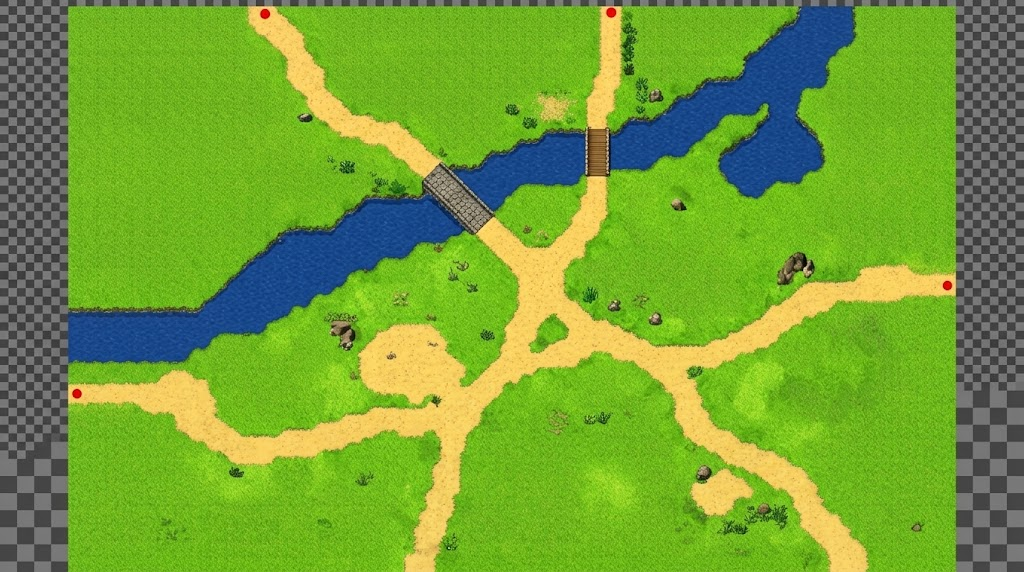
#> input picture imagens/mapa-base-cruzamento.jpg, 1024 x 572 px, found by its file name
$ python render_mapa_base.py ../imagens/mapa-base-cruzamento.jpg
#> lines starting #> are read from the running program, lines starting #| are printed output that depends on the picture; after the words box and inside, x2 and y2 are one past the last pixel; in counts of white or black regions, pixels touching at a corner belong together
### Tools/gen_fundo_cruzamento.py
"""Fundo do mapa "Cruzamento": o mapa do meio de imagens/mapas-referencia.jpg ampliado para
o tamanho do chão da cena do Campo (1 unidade = 32 px).

1. Recorta o mapa do meio (sem o xadrez em volta).
2. Tira as bolinhas vermelhas (marcam as saídas; as posições saem no terminal, em
   unidades da cena, para pôr as saídas de verdade depois).
3. Amplia suave, com um pouco de nitidez e grão fino de 2 px, e reduz a paleta.

Saída: Assets/Art/Sprites/Environment/Mapas/cruzamento_fundo.png
Uso: python Tools/gen_fundo_cruzamento.py [largura_unidades altura_unidades]
     (padrão: 74.18 x 60.91, o tamanho do chão "Chao" na cena)
"""
import os
import sys

import numpy as np
from PIL import Image, ImageFilter

SRC = "imagens/mapas-referencia.jpg"
OUT = "Assets/Art/Sprites/Environment/Mapas/cruzamento_fundo.png"
BOX = (308, 118, 674, 458)        # mapa do meio na imagem de referência
PPU = 32


def remove_red_dots(img):
    """Pontos vermelhos -> média dos vizinhos que não são vermelhos. Devolve os centros."""
    a = img.astype(float)
    r, g, b = a[:, :, 0], a[:, :, 1], a[:, :, 2]
    red = (r > 150) & (r - g > 70) & (r - b > 70)
    # Engrossa 2 px: o JPEG deixa um halo rosado em volta do ponto.
    grown = red.copy()
    for _ in range(2):
        g2 = grown.copy()
        g2[1:] |= grown[:-1]; g2[:-1] |= grown[1:]
        g2[:, 1:] |= grown[:, :-1]; g2[:, :-1] |= grown[:, 1:]
        grown = g2
    out = a.copy()
    H, W = red.shape
    ys, xs = np.where(grown)
    for y, x in zip(ys, xs):
        for rad in range(3, 12):
            y0, y1, x0, x1 = max(0, y - rad), min(H, y + rad + 1), max(0, x - rad), min(W, x + rad + 1)
            ok = ~grown[y0:y1, x0:x1]
            if ok.sum() >= 6:
                out[y, x] = np.median(a[y0:y1, x0:x1][ok], axis=0)
                break
    # Centros dos pontos (grupos de vermelho).
    centers, seen = [], np.zeros_like(red)
    for y, x in zip(*np.where(red)):
        if seen[y, x]:
            continue
        stack, pts = [(y, x)], []
        seen[y, x] = True
        while stack:
            cy, cx = stack.pop()
            pts.append((cy, cx))
            for dy, dx in ((1, 0), (-1, 0), (0, 1), (0, -1)):
                ny, nx = cy + dy, cx + dx
                if 0 <= ny < H and 0 <= nx < W and red[ny, nx] and not seen[ny, nx]:
                    seen[ny, nx] = True
                    stack.append((ny, nx))
        if len(pts) >= 4:
            centers.append(np.mean(pts, axis=0))
    return out.clip(0, 255).astype(np.uint8), centers


# [26 lines left out: function main, not called in this run]


# [2 lines that do not run on import are left out]

### Tools/render_mapa_cruzamento.py
"""Redesenha o fundo do mapa "Cruzamento" na resolução do jogo (32 px por unidade).

A referência (mapa do meio de imagens/mapas-referencia.jpg) é pequena: ampliar só borra.
Aqui ela vira só a PLANTA: cada ponto é classificado (grama, caminho, água, floresta,
penhasco) e o mapa é pintado de novo com texturas de pixel art na escala certa:
  - grama: a mesma textura do chão da cena (grama_base.png), com os tons claros/escuros
    da referência;
  - caminho: areia com pedrinhas; água: azul com ondinhas e espuma na margem;
  - penhascos: textura de pedra (dos paredões da borda), com luz em cima e sombra embaixo;
  - florestas: os sprites de árvore e arbusto do jogo, carimbados na imagem (nítidos, e
    no jogo continua sendo uma imagem só);
  - pedras soltas: o sprite de pedra; pontes: a arte da referência, ampliada.

Saída: Assets/Art/Sprites/Environment/Mapas/cruzamento_fundo.png (o menu
RaelMMO > Mapa > Colocar fundo do Cruzamento põe na cena).
Uso: python Tools/render_mapa_cruzamento.py [largura_unidades altura_unidades]
"""
import os
import sys

import numpy as np
from PIL import Image, ImageFilter

sys.path.insert(0, os.path.dirname(__file__))
from gen_fundo_cruzamento import remove_red_dots, BOX, SRC  # noqa: E402

OUT = "Assets/Art/Sprites/Environment/Mapas/cruzamento_fundo.png"
ENV = "Assets/Art/Sprites/Environment/"
PPU = 32
# Pontes na planta (coordenadas do recorte): pedra (diagonal) e madeira.
BRIDGES = [(102, 97, 142, 132), (200, 74, 215, 104)]
GRASS, SAND, WATER, FOREST, ROCK, EDGE = range(6)
rng = np.random.default_rng(2026)


# ── utilidades ──

# [9 lines left out: function shift_or, not called in this run]


def erode(m, r):
    return ~shift_or(~m, r)


def tile(tex, W, H):
    th, tw = tex.shape[:2]
    return np.tile(tex, (H // th + 1, W // tw + 1, 1))[:H, :W].astype(float)


def load(name):
    return np.array(Image.open(ENV + name).convert("RGBA"))


def up2(img):
    return np.kron(img, np.ones((2, 2, 1), np.uint8))


# [37 lines left out: functions wrap_blur, shades_texture, classify, not called in this run]


def upscale_labels(lab, W, H, wobble):
    """Rótulos ampliados com borda orgânica: cada classe vira um campo suave (desfocado e
    ampliado), com um pouco de ruído na areia e na água, e vence a maior."""
    fields = []
    noise = np.array(Image.fromarray((rng.random((H // 24 + 2, W // 24 + 2)) * 255).astype(np.uint8))
                     .resize((W, H), Image.BICUBIC)).astype(float) - 128
    for k in range(6):
        m = Image.fromarray(((lab == k) * 255).astype(np.uint8)).filter(ImageFilter.GaussianBlur(0.7))
        f = np.array(m.resize((W, H), Image.BILINEAR)).astype(float)
        if k in (SAND, WATER):
            f += noise * wobble
        fields.append(f)
    return np.argmax(np.stack(fields), 0)


# ── pintura ──

# [134 lines left out: function main, not called in this run]


# [2 lines that do not run on import are left out]

### Tools/render_mapa_base.py
"""Fundo do mapa só com a BASE: grama, trilhas de terra, rio e as duas pontes, sem morros
nem árvores (essas entram como objetos de verdade na cena, por cima).

Planta: imagens/mapa-base-cruzamento.jpg. Cada ponto é classificado (grama, trilha, água,
ponte) e o mapa é pintado de novo a 32 px por unidade, com as mesmas texturas do
render_mapa_cruzamento.py (grama da cena, areia, água com espuma na margem). Pedras e
tufos da planta são ignorados. As pontes vêm da planta, ampliadas com nitidez.

Saída: Assets/Art/Sprites/Environment/Mapas/cruzamento_fundo.png (o menu
RaelMMO > Mapa > Colocar fundo do Cruzamento põe na cena, do tamanho do chão).
Uso: python Tools/render_mapa_base.py [largura_unidades altura_unidades] [--grama-transparente]
"""
import os
import sys

import numpy as np
from PIL import Image, ImageFilter

sys.path.insert(0, os.path.dirname(__file__))
from gen_fundo_cruzamento import remove_red_dots  # noqa: E402
from render_mapa_cruzamento import (shift_or, tile, load, shades_texture, upscale_labels,  # noqa: E402
                                    GRASS, SAND, WATER, rng)

SRC = "imagens/mapa-base-cruzamento.jpg"
BOX = (68, 7, 956, 572)          # o mapa, sem o xadrez em volta
OUT = "Assets/Art/Sprites/Environment/Mapas/cruzamento_fundo.png"
PPU = 32
# Pontes na planta (coordenadas do recorte): pedra (diagonal) e madeira.
BRIDGES = [(352, 150, 430, 228), (512, 118, 545, 172)]


def classify(c):
    a = c.astype(int)
    r, g, b = a[..., 0], a[..., 1], a[..., 2]
    water = (b > r + 40) & (b > 90)
    sand = (r > 175) & (g > 140) & (r - b > 55) & (r > g)
    lab = np.full(r.shape, GRASS)
    lab[sand] = SAND
    lab[water] = WATER
    # O resto (contorno do rio, pedras, tufos, pontes): vira o que mais tem em volta.
    other = ~water & ~sand & ~((g > r + 15) & (g > b + 30))
    for _ in range(4):
        votes = [np.zeros(lab.shape) for _ in range(3)]
        for dy in (-2, -1, 0, 1, 2):
            for dx in (-2, -1, 0, 1, 2):
                sh = np.roll(np.roll(lab, dy, 0), dx, 1)
                ok = ~np.roll(np.roll(other, dy, 0), dx, 1)
                for k in range(3):
                    votes[k] += (sh == k) & ok
        best = np.argmax(np.stack(votes), 0)
        lab[other] = best[other]
    bridge = np.zeros(lab.shape, bool)
    for x0, y0, x1, y1 in BRIDGES:
        bridge[y0:y1, x0:x1] = other[y0:y1, x0:x1]
    return lab, bridge


def main():
    nums = [a for a in sys.argv[1:] if not a.startswith("--")]
    wu = float(nums[0]) if len(nums) > 1 else 74.18
    hu = float(nums[1]) if len(nums) > 1 else 60.91
    W, H = int(round(wu * PPU)), int(round(hu * PPU))

    src = np.array(Image.open(SRC).convert("RGB").crop(BOX))
    clean, dots = remove_red_dots(src)
#> in remove_red_dots, `red = (r > 150) & (r - g > 70) & (r - b > 70)`:
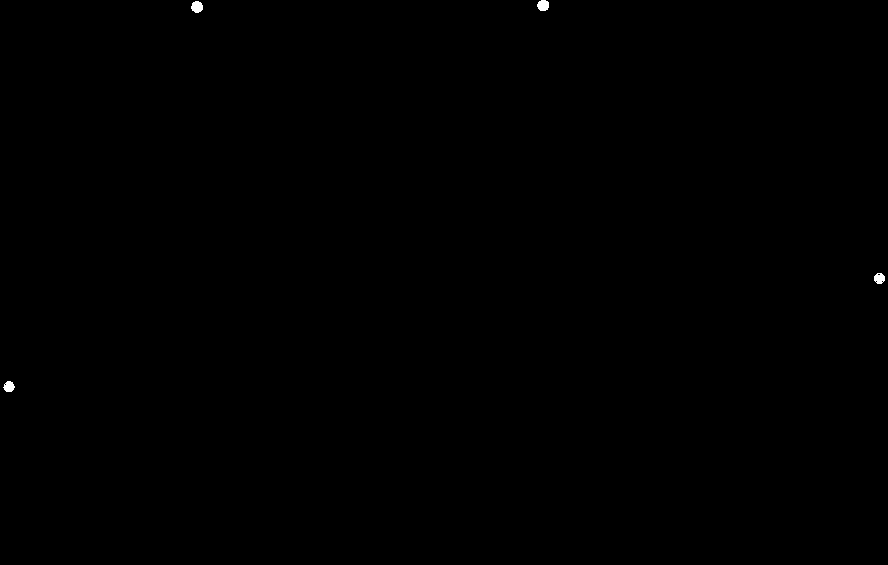
#> red: shape (565, 888) bool; 0.08% white; 4 white regions, box (x1, y1, x2, y2) and area: (191, 1, 203, 13) 111, (537, 0, 549, 11) 108, (3, 381, 15, 392) 95, (874, 273, 885, 284) 93
#> in remove_red_dots, `ys, xs = np.where(grown)`: ys = 684 values from 0 to 393; xs = 684 values, max 886 at index 412, min 1 at index 604, mean 401.6
#> the loop in remove_red_dots, `for y, x in zip(ys, xs):` made 684 passes
#> (y, x) on passes 1 to 3: (0, 193), (0, 194), (0, 195)
#> the loop in remove_red_dots, `for y, x in zip(*np.where(red)):` made 407 passes
#> (y, x) on passes 1 to 3: (0, 541), (0, 542), (0, 543)
#> after the loop in remove_red_dots, `for y, x in zip(*np.where(red)):`: centers = [[5.02, 542.8], [6.5, 196.6], [278, 879], [386.3, 8.63]]
#> dots has the same summary as centers in remove_red_dots
    ch, cw = clean.shape[:2]
    lab_small, bridge_small = classify(clean)
#> the loop in classify, `for _ in range(4):` made 4 passes
#> pass 1, in classify, `best = np.argmax(np.stack(votes), 0)`:
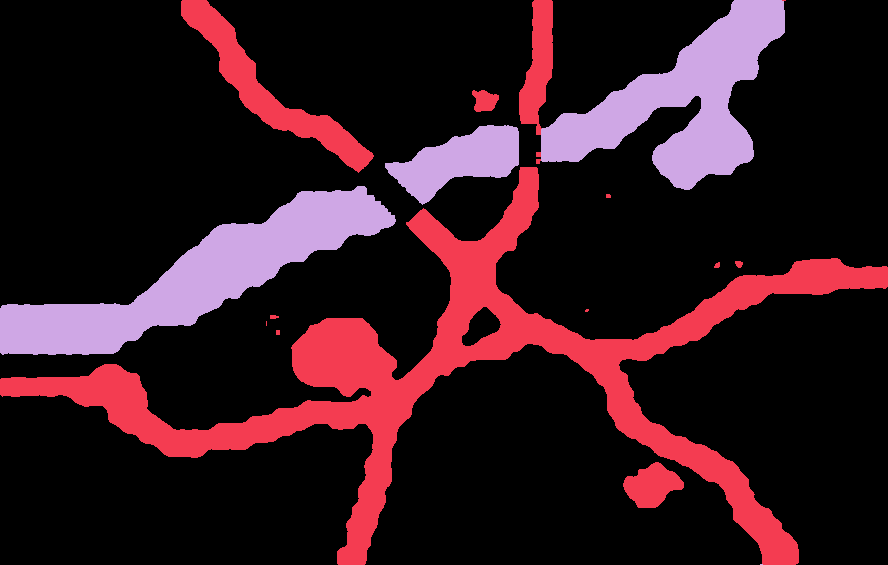
#> best: shape (565, 888) int64; 3 distinct labels, from 0 to 2; one colour per label, 0 black
#> after the loop in classify, `for _ in range(4):`:
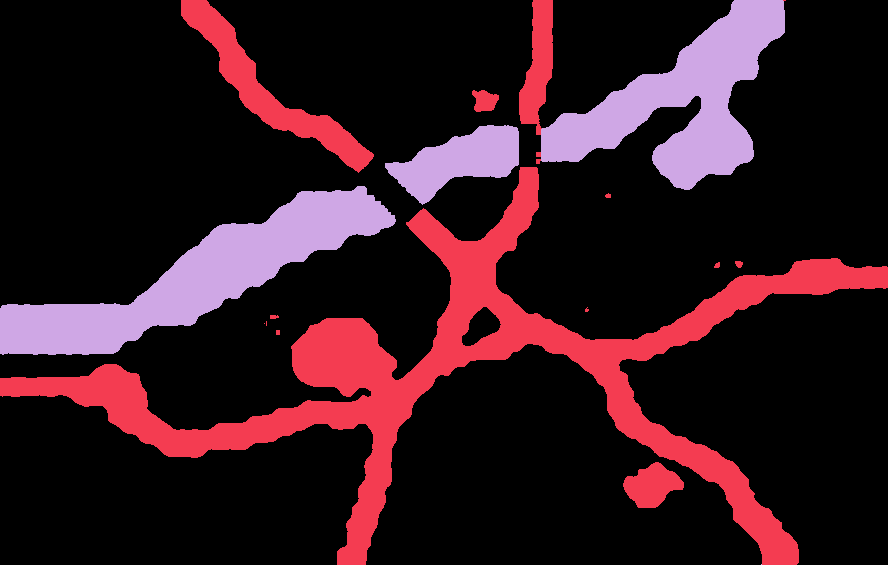
#> lab: shape (565, 888) int64; 3 distinct labels, from 0 to 2; one colour per label, 0 black
#> after the loop in classify, `for x0, y0, x1, y1 in BRIDGES:`:
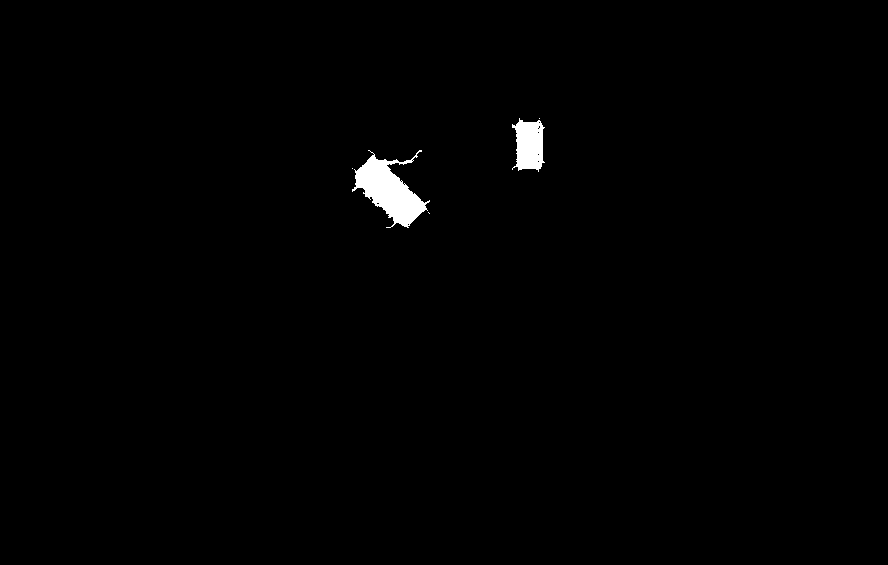
#> bridge: shape (565, 888) bool; 0.79% white; 5 white regions (3 under 20 px), largest, box (x1, y1, x2, y2) and area: (352, 150, 430, 228) 2695, (512, 118, 545, 172) 1275
    lab = upscale_labels(lab_small, W, H, 0.3)
#> after the loop in upscale_labels, `for k in range(6):`: fields = 6 items
#> in upscale_labels, `return np.argmax(np.stack(fields), 0)`:
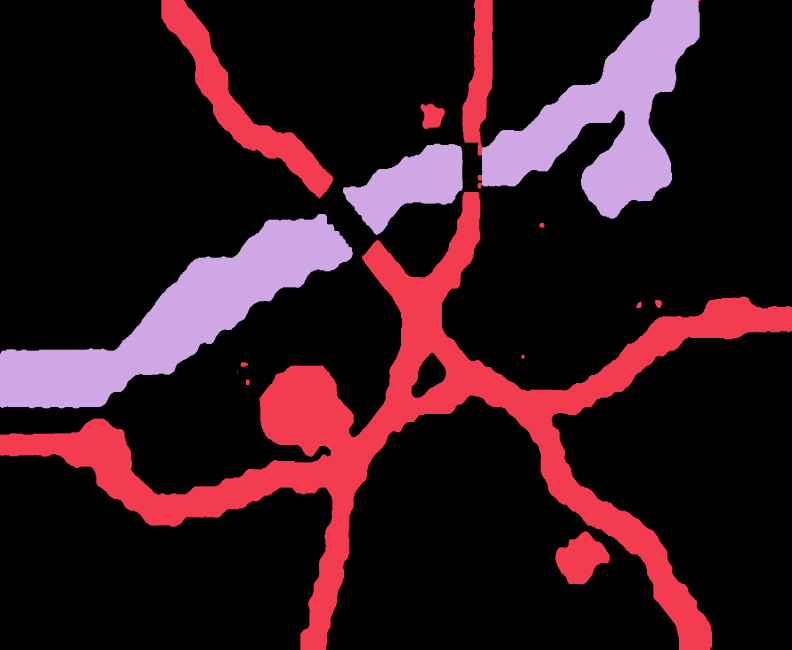
#> returned value: shape (1949, 2374) int64 (shown at 1/3 size); 3 distinct labels, from 0 to 2; one colour per label, 0 black
    print(f"  planta {cw}x{ch} -> {W}x{H}")
#|   planta 888x565 -> 2374x1949

    # Claridade da planta (manchas mais claras e mais escuras na grama).
    ref = np.array(Image.fromarray(clean).resize((W, H), Image.BILINEAR)
                   .filter(ImageFilter.GaussianBlur(18))).astype(float)
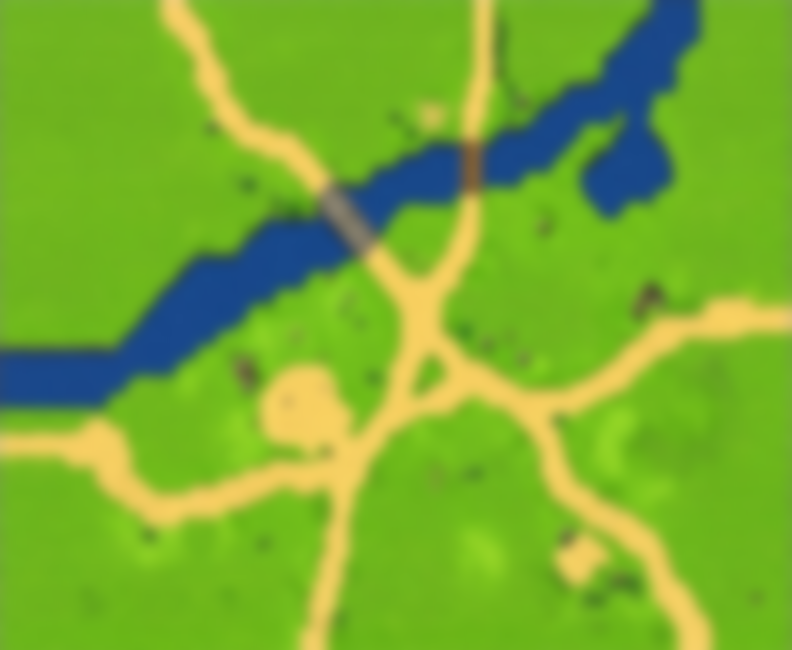
#> ref: shape (1949, 2374, 3) float64 (shown at 1/3 size); mean R, G, B 120.1, 173.1, 48.1
    grass_ref = clean[lab_small == GRASS].mean()
#> grass_ref = 107.2
    tone = np.clip(ref.mean(2, keepdims=True) / grass_ref, 0.86, 1.12)
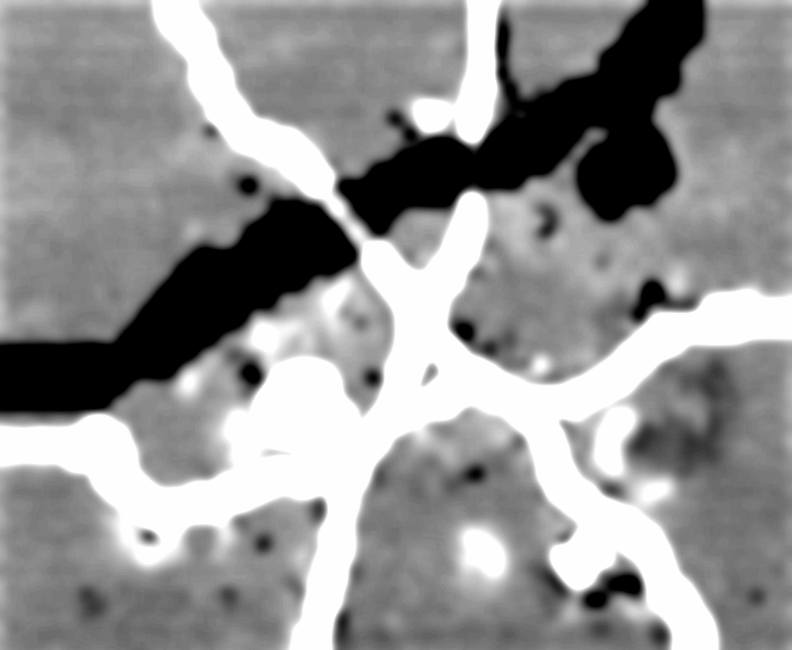
#> tone: shape (1949, 2374, 1) float64 (shown at 1/3 size); min 0.86, max 1.12, mean 1.01; drawn with min black and max white

    grass = tile(load("grama_base.png")[:, :, :3], W, H) * tone
    sand = tile(shades_texture(64, [(206, 176, 104), (222, 194, 118), (233, 207, 130), (242, 221, 150)],
                               3, 14, (176, 146, 92)), W, H)
    water = tile(shades_texture(64, [(30, 60, 118), (38, 74, 134), (46, 86, 148)], 4), W, H)
    for _ in range(W * H // 900):
        y, x = rng.integers(0, H), rng.integers(0, W - 8)
        if lab[y, x] == WATER:
            water[y, x:x + rng.integers(3, 8)] = (86, 128, 186)

    canvas = grass.copy()
    canvas[lab == SAND] = sand[lab == SAND]
    canvas[lab == WATER] = water[lab == WATER]
    # Com --grama-transparente, onde é grama o fundo fica transparente (aparece o chão da
    # cena por baixo) e na grama só fica a sombra da beira (preta, translúcida). Sem ela, a
    # grama vem pintada no próprio fundo.
    clear_grass = "--grama-transparente" in sys.argv
    alpha = np.where((lab == GRASS) & clear_grass, 0.0, 1.0)
    shade = np.zeros((H, W))

    land = lab != WATER
    is_sand = lab == SAND
    shade[shift_or(is_sand, 2) & (lab == GRASS)] = 0.16
    canvas[shift_or(is_sand, 2) & (lab == GRASS)] *= 0.86
    canvas[is_sand & shift_or(~is_sand & land, 1)] *= 0.93
    foam = (lab == WATER) & shift_or(land, 2)
    deep = (lab == WATER) & shift_or(land, 6) & ~foam
    canvas[foam] = canvas[foam] * 0.4 + np.array([196, 222, 236]) * 0.6
    canvas[deep] *= 0.85
    bank = land & shift_or(lab == WATER, 3)
    canvas[bank & (lab != GRASS)] *= 0.78
    shade[bank & (lab == GRASS)] = 0.24
    canvas[bank & (lab == GRASS)] *= 0.78

    # Pontes: a arte da planta ampliada com nitidez, com sombra na água embaixo.
    sharp = np.array(Image.fromarray(clean).resize((W, H), Image.LANCZOS)
                     .filter(ImageFilter.UnsharpMask(2, 140, 2))).astype(float)
    bridge = np.array(Image.fromarray((bridge_small * 255).astype(np.uint8)).resize((W, H), Image.NEAREST)) > 0
    shadow = np.zeros_like(bridge)
    shadow[6:] = bridge[:-6]
    canvas[shadow & ~bridge & (lab == WATER)] *= 0.7
    canvas[bridge] = sharp[bridge]
    alpha[bridge] = 1.0

    # Grama: só a sombra translúcida (cor preta); o resto, opaco.
    grass_px = alpha == 0
    canvas[grass_px] = 0
    alpha[grass_px] = shade[grass_px]
    out = np.dstack([canvas.clip(0, 255).round().astype(np.uint8), (alpha * 255).round().astype(np.uint8)])
    os.makedirs(os.path.dirname(OUT), exist_ok=True)
    Image.fromarray(out, "RGBA").save(OUT)
    print(f"  {OUT}: {W}x{H}")
    if dots:
        print("  saídas (bolinhas vermelhas), em unidades a partir do canto de baixo à esquerda:")
        for cy, cx in dots:
            print(f"    x {cx / cw * wu:5.1f}   y {(1 - cy / ch) * hu:5.1f}")


if __name__ == "__main__":
#> (the run stopped early here; a loop or call above may not have finished)
